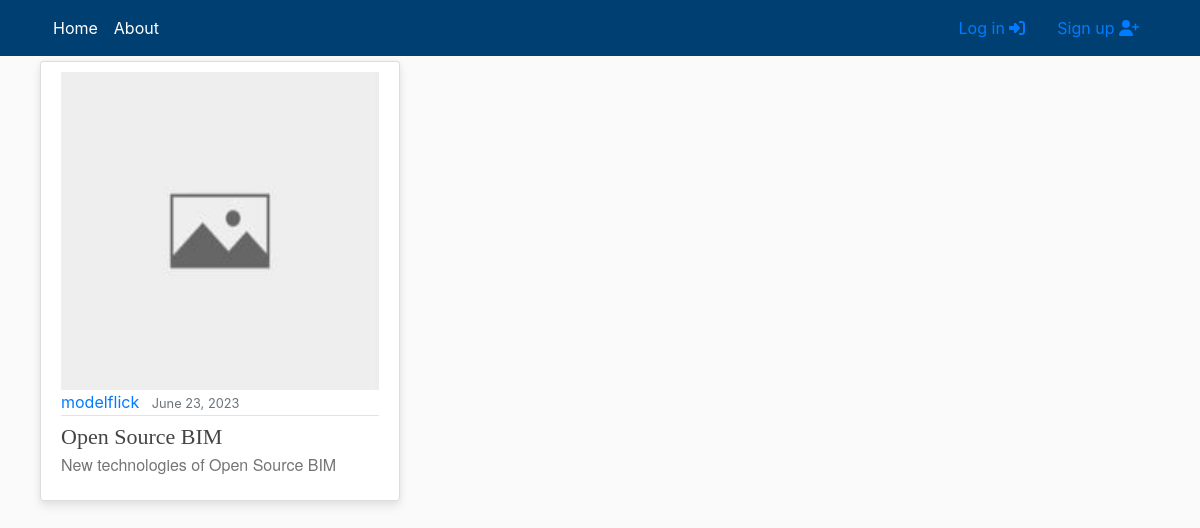
The page /bim on the database its author committed.
### main/models.py (models this page shows, shortened)
class Article(models.Model):
    def image_upload_to(self, instance=None):
        if instance:
            return os.path.join("ArticleSeries", slugify(self.series.slug),slugify(self.article_slug), instance)
        return None
    title = models.CharField(max_length=200)
    subtitle = models.CharField(max_length=200, default = '', blank = True)
    article_slug = models.SlugField('Article slug', null=False, blank= False, unique=True)
    content = HTMLField(blank=True, default='')
    notes = HTMLField(blank=True, default='')
    published = models.DateTimeField('Date published', default=timezone.now)
    modified = models.DateTimeField('Date modified', default=timezone.now)
    series = models.ForeignKey(ArticleSeries, default= '', verbose_name='Series', on_delete=models.SET_DEFAULT)
    author = models.ForeignKey(get_user_model(), default=1, on_delete=models.SET_DEFAULT)
    image = models.ImageField(default = 'default/noimage.jpg',upload_to = image_upload_to, max_length = 255)
    @property
    def slug(self):
        return self.series.slug + '/' + self.article_slug
    class Meta:
        verbose_name_plural = 'Article'
        ordering = ['-published']

### users/models.py (models this page shows)
class CustomUser(AbstractUser):
    def image_upload_to(self, instance=None):
        if instance:
            return os.path.join("Users", self.username, instance)
        return None
    STATUS = (
        ('regular','regular'),
        ('subscriber','subscriber'),
        ('moderator','moderator')
    )
    email = models.EmailField(unique=True)
    status = models.CharField(max_length=100, choices=STATUS, default='regular')
    description = models.TextField('Description', max_length=600, default='', blank = True)
    image = models.ImageField(default = 'default/user.jpg',upload_to = image_upload_to)
    def __str__(self):
        return self.username

### main/views.py (the view)
# urls.py: path('<series>', views.series, name = 'series'),
def series(request, series: str):
    matching_series = Article.objects.filter(series__slug=series).all()
    return render(
        request=request,
        template_name = 'main/home.html',
        context = {'objects': matching_series}
        )

### main/templates/main/home.html
{% extends "main/header.html" %}
{% block content %}
    <div class="row display-flex justify-content-start">
    {% for object in objects %}
        <div class="col-lg-4 col-md-6 col-sm-12 mobiledevice">
            <article class="media content-section customhover" style="height: 95%;">
                <div class="media-body">
                    <a href="/{{object.slug}}">
                        <div class="aspect-ratio-box">
                            <img class="img-fluid" src="{{ object.image.url }}" alt="Image">
                        </div>
                    </a>
                    <div class="article-metadata">
                        <a class='mr-2' href="{% url 'profile' object.author %}">{{ object.author }}</a>
                        <small class="text-muted">{{ object.published|date:"F d, Y" }}</small>
                    </div>
                    <div>
                        <a class="article-title line-clamp-2 title-style" style="font-size: 22px" href="/{{object.slug}}">
                            {{ object.title }}
                        </a>
                        <a href="/{{object.slug}}" style="text-decoration: none;">
                            <p class="article-content line-clamp-5 subtitle-style">{{ object.subtitle }}</p>
                        </a>
                    </div>
                </div>
            </article>
        </div>
    {% endfor %}
    </div>
{% endblock content %}

### main/static/main/main.css (style rules this page uses)
:root { --footercolor: #003F72; --navbarcolor: #003F72; --btncolor: #003F72; --socialcolor: #003F72; --brightText: #ffffff; }
body { background: #fafafa; }
.content-section { background: #ffffff; padding: 10px 20px; border: 1px solid #dddddd; border-radius: 3px; margin-bottom: 20px; }
.article-title { color: #444444; }
.article-content { white-space: pre-line; }
.article-metadata { padding-bottom: 1px; margin-bottom: 4px; border-bottom: 1px solid #e3e3e3 }
.row.display-flex { display: flex; flex-wrap: wrap; }
.row.display-flex > [class*='col-'] { flex-grow: 1; }
.customhover { background: #fff; box-shadow: 0 6px 10px rgba(0,0,0,.08), 0 0 6px rgba(0,0,0,.05); transition: .3s transform cubic-bezier(.155,1.105,.295,1.12),.3s box-shadow,.3s -webkit-transform cubic-bezier(.155,1.105,.295,1.12); cursor: pointer; }
@media screen and (min-width: 600px) { .mobiledevice { padding-left: 10px; padding-right: 10px; } }
.title-style { font-family: fell, Georgia, Cambria, 'Times New Roman', Times, serif !important; }
.subtitle-style { font-family: sohne, 'Helvetica Neue', Helvetica, Arial, sans-serif !important; color: rgba(117, 117, 117, 1) !important; }
.aspect-ratio-box { position: relative; }
.aspect-ratio-box::after { display: block; content: ''; padding-bottom: 100%; }
.aspect-ratio-box img { position: absolute; left: 0; right: 0; width: 100%; height: 100%; }

### rows shown on the page
Article: image (placeholder picture), author "modelflick", published "June 23, 2023", title "Open Source BIM", subtitle "New technologies of Open Source BIM"
